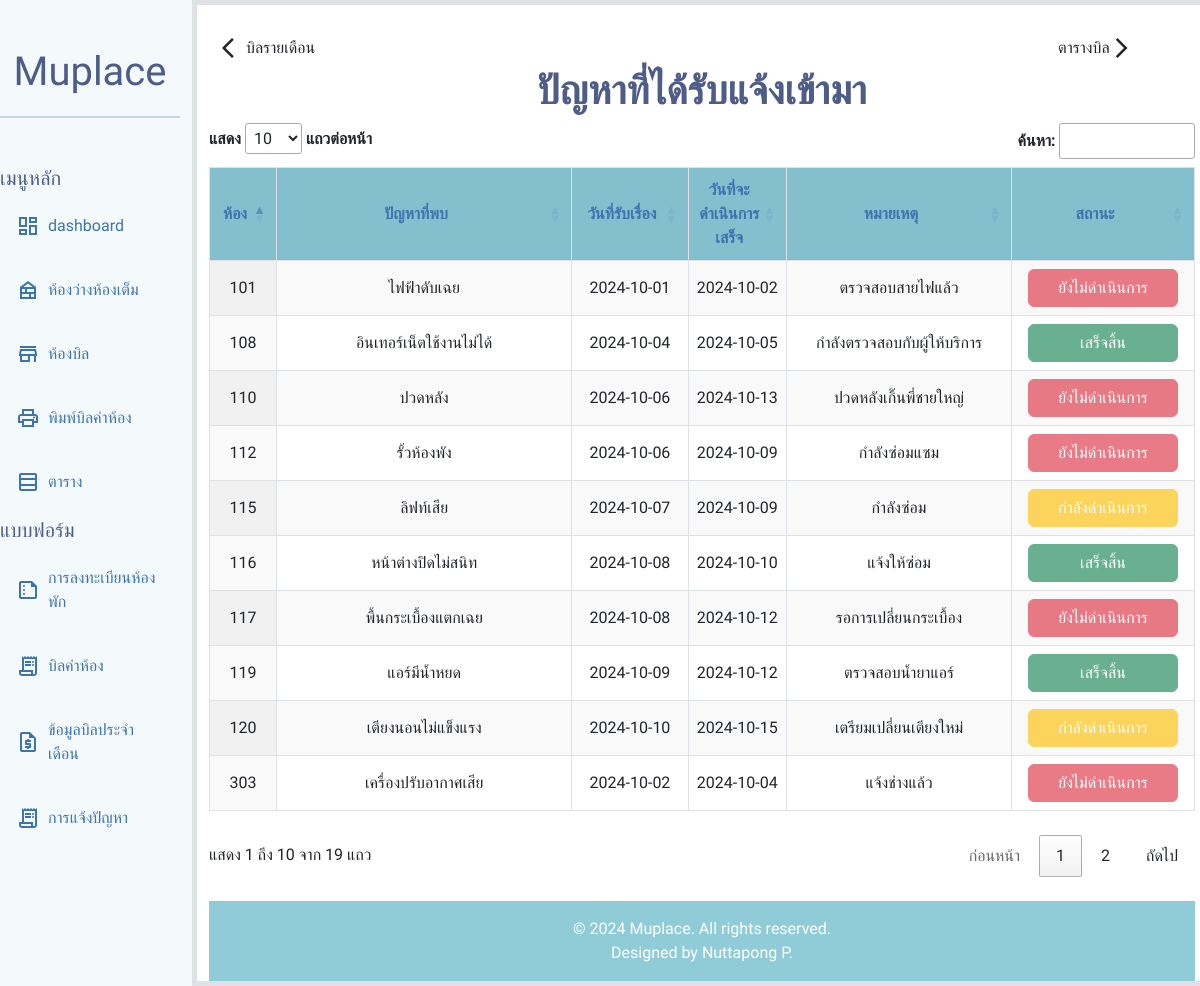
The app's page /problemTable.php with its own data.
### tables this page shows
CREATE TABLE `reported_issues` (
  `id` int(11) NOT NULL,
  `room_number` varchar(10) NOT NULL,
  `problem_description` text NOT NULL,
  `report_date` date NOT NULL,
  `estimated_resolution_date` date DEFAULT NULL,
  `notes` text DEFAULT NULL,
  `status` enum('ยังไม่ดำเนินการ','กำลังดำเนินการ','เสร็จสิ้น') NOT NULL DEFAULT 'ยังไม่ดำเนินการ'
);

### problemTable.php (the view, shortened to what this page needs)
<?php require 'dbconnection.php'; ?>
<!DOCTYPE html>
<html lang="en">
<head>
    <link
        href="https://cdn.jsdelivr.net/npm/bootstrap@5.3.3/dist/css/bootstrap.min.css"
        rel="stylesheet"
 />
    <link rel="stylesheet" type="text/css" href="https://cdn.datatables.net/1.13.1/css/jquery.dataTables.css">
</head>
</head>
<body class="p-0">
    <section class="row">
        <?php include("aside.php"); ?>
        <main class="col-9 col-xl-10  border border-5 bg-white">
            <?php
            $sql =  "SELECT * FROM `reported_issues` ";
            $result = mysqli_query($conn, $sql);
            $row = mysqli_fetch_assoc($result);
            ?>
            <div class="bg-white ">
                <br>
                <div class="d-flex justify-content-between align-items-start">
                    <a href="/monthlybilltable.php" class="btn d-flex align-items-center fw-medium text-decoration-none w-25" style="width: 150px;">
                        <span class="material-symbols-outlined">arrow_back_ios</span>
                        บิลรายเดือน
                    </a>
                    <a href="/billinfoTable.php" class="btn d-flex align-items-center fw-medium text-decoration-none gap-10" style="width: 150px;">
                        ตารางบิล
                        <span class="material-symbols-outlined">arrow_forward_ios</span>
                    </a>
                </div>
                <h1 class="prompt-bold text-custom-1 text-center">ปัญหาที่ได้รับแจ้งเข้ามา</h1>
                <table id="billingTable" class="display ">
                    <thead>
                        <tr onclick="goToEditPage('<?= htmlspecialchars($row['room_number']); ?>')">
                            <th class="border">ห้อง</th>
                            <th class="problems border">ปัญหาที่พบ</th>
                            <th class="border">วันที่รับเรื่อง</th>
                            <th class="done border">วันที่จะดำเนินการเสร็จ</th>
                            <th class="border">หมายเหตุ</th>
                            <th class="border">สถานะ</th>
                        </tr>
                    </thead>
                    <tbody>
                        <?php while ($row = mysqli_fetch_assoc($result)) { ?>
                            <tr onclick="goToEditPage('<?= htmlspecialchars($row['room_number']); ?>')">
                                <td class="border"><?php echo $row["room_number"] ?></td>
                                <td class="border"><?php echo $row["problem_description"] ?></td>
                                <td class="border"><?php echo $row["report_date"] ?></td>
                                <td class="border"><?php echo $row["estimated_resolution_date"] ?></td>
                                <td class="border"><?php echo $row["notes"] ?></td>
                                <td class="border">
                                    <?php
                                    $statusClass = '';
                                    switch ($row['status']) {
                                        case 'เสร็จสิ้น':
                                            $statusClass = 'btn btn-success  ';
                                            $style = 'style="--bs-btn-padding-y: .25rem; --bs-btn-padding-x: .5rem; --bs-btn-font-size: .75rem;"';
                                            break;
                                        case 'ยังไม่ดำเนินการ':
                                            $statusClass = 'btn btn-danger ';
                                            $style = 'style="--bs-btn-padding-y: .25rem; --bs-btn-padding-x: .5rem; --bs-btn-font-size: .75rem;"';
                                            break;
                                        case 'กำลังดำเนินการ':
                                            $statusClass = 'btn btn-warning text-white';
                                            $style = 'style="--bs-btn-padding-y: .25rem; --bs-btn-padding-x: .5rem; --bs-btn-font-size: .75rem; "';
                                            break;
                                    }
                                    ?>
                                    <button class="<?= $statusClass ?>" style="width: 150px;" <?= $style ?> disabled>
                                        <?php echo $row["status"]; ?>
                                    </button>
                                </td>
                            </tr>
                        <?php } ?>
                    </tbody>
                </table>
                <br>
            </div>
            <?php include 'footer.php' ?>
        </main>
    </section>

### style.css (style rules this page uses)
* { margin: 0; padding: 0; box-sizing: border-box; font-family: "Prompt", sans-serif; font-style: normal; }
body { padding: 0; margin: 0; }
.material-symbols-outlined { font-variation-settings: "FILL" 0, "wght" 400, "GRAD" 0, "opsz" 24; }
.text-custom-1 { color: #4e5d88; }
body { font-family: Arial, sans-serif; background-color: #f4f4f4; margin: 0; padding: 20px; }
.prompt-bold { font-family: "Prompt", sans-serif; font-weight: 700; font-style: normal; }

### problemTable.php (style rules this page uses)
table.dataTable thead th { background-color: #84bfcd; color: #3d73af; text-align: center; padding: 10px; font-size: 1em; }
table.dataTable tbody td { padding: 8px; text-align: center; }
table.dataTable { border-collapse: collapse; width: 100%; margin: 20px 0; font-size: 1em; border: 1px solid #ddd; }
table.dataTable tbody tr { height: 50px; }
th.problems { width: 30%; }
th.done { width: 10%; }

### records on screen
reported_issues: room_number "101", problem_description "ไฟฟ้าดับเฉย", report_date "2024-10-01", estimated_resolution_date "2024-10-02", notes "ตรวจสอบสายไฟแล้ว", status "ยังไม่ดำเนินการ"
reported_issues: room_number "303", problem_description "เครื่องปรับอากาศเสีย", report_date "2024-10-02", estimated_resolution_date "2024-10-04", notes "แจ้งช่างแล้ว", status "ยังไม่ดำเนินการ"
reported_issues: room_number "108", problem_description "อินเทอร์เน็ตใช้งานไม่ได้", report_date "2024-10-04", estimated_resolution_date "2024-10-05", notes "กำลังตรวจสอบกับผู้ให้บริการ", status "เสร็จสิ้น"
reported_issues: room_number "110", problem_description "ปวดหลัง", report_date "2024-10-06", estimated_resolution_date "2024-10-13", notes "ปวดหลังเกิ๊นพี่ชายใหญ่", status "ยังไม่ดำเนินการ"
reported_issues: room_number "112", problem_description "รั้วห้องพัง", report_date "2024-10-06", estimated_resolution_date "2024-10-09", notes "กำลังซ่อมแซม", status "ยังไม่ดำเนินการ"
reported_issues: room_number "115", problem_description "ลิฟท์เสีย", report_date "2024-10-07", estimated_resolution_date "2024-10-09", notes "กำลังซ่อม", status "กำลังดำเนินการ"
reported_issues: room_number "116", problem_description "หน้าต่างปิดไม่สนิท", report_date "2024-10-08", estimated_resolution_date "2024-10-10", notes "แจ้งให้ซ่อม", status "เสร็จสิ้น"
reported_issues: room_number "117", problem_description "พื้นกระเบื้องแตกเฉย", report_date "2024-10-08", estimated_resolution_date "2024-10-12", notes "รอการเปลี่ยนกระเบื้อง", status "ยังไม่ดำเนินการ"
reported_issues: room_number "119", problem_description "แอร์มีน้ำหยด", report_date "2024-10-09", estimated_resolution_date "2024-10-12", notes "ตรวจสอบน้ำยาแอร์", status "เสร็จสิ้น"
reported_issues: room_number "120", problem_description "เตียงนอนไม่แข็งแรง", report_date "2024-10-10", estimated_resolution_date "2024-10-15", notes "เตรียมเปลี่ยนเตียงใหม่", status "กำลังดำเนินการ"
